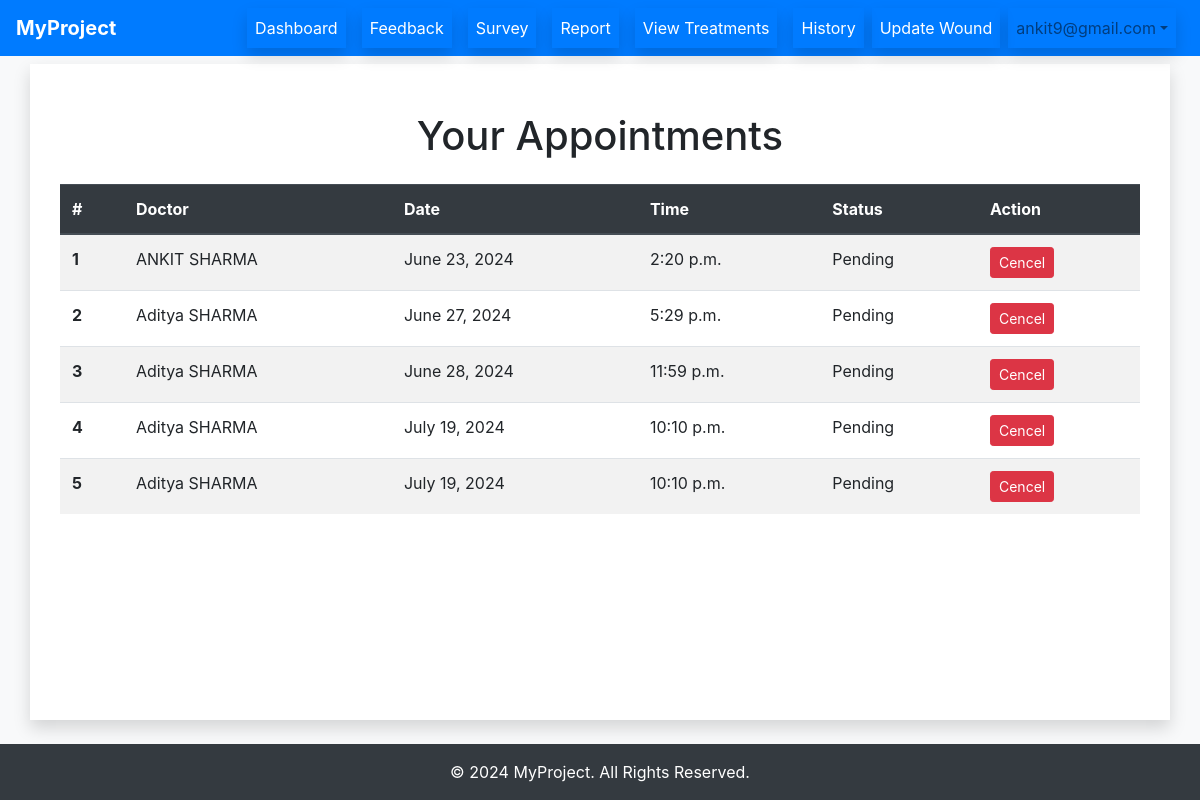
The app's page /Viewappointment/ (signed in) with its own data.
### main/models.py (models this page shows, shortened)
class Appointment(models.Model):
    patient = models.ForeignKey(Patient, on_delete=models.CASCADE)
    doctor = models.ForeignKey(Doctor, on_delete=models.CASCADE)
    status = models.ForeignKey(Status, on_delete=models.CASCADE,default=1)
    date = models.DateField(null=True, blank=True)
    time = models.TimeField(null=True, blank=True)

class Doctor(models.Model):
    user = models.OneToOneField(User, on_delete=models.CASCADE)
    name = models.CharField(max_length=100)
    phone = models.CharField(max_length=15)
    age = models.IntegerField()
    department = models.CharField(max_length=100, null=True, blank=True)
    qualification = models.CharField(max_length=100, null=True, blank=True)
    specialty = models.CharField(max_length=100, null=True, blank=True)
    profile_pic = models.ImageField(upload_to='profile_pic/Doctor/', null=True, blank=True)

class Status(models.Model):
    name = models.CharField(max_length=100)
    def __str__(self):
        return self.name

### main/decorators.py (the view)
    @login_required(login_url='/login/')
    def _wrapped_view(request, *args, **kwargs):
        try:
            request.user.patient
        except Patient.DoesNotExist:
            auth_logout(request)
            return HttpResponseRedirect(reverse('login'))
        return view_func(request, *args, **kwargs)

### main/views.py (called while the page is built)
@patient_required
def viewappointments(request):
    user = request.user
    patient = Patient.objects.get(user=user)
    appointments = Appointment.objects.filter(patient=patient)
    return render(request, 'viewappointment.html', {'appointments': appointments})

### templates/viewappointment.html (shortened to what this page needs)
{% extends 'base.html' %}
{% block content %}
<div class="container mt-5">
    <h1 class="text-center">Your Appointments</h1>
    {% if appointments %}
        <table class="table table-striped mt-4">
            <thead class="thead-dark">
                <tr>
                    <th scope="col">#</th>
                    <th scope="col">Doctor</th>
                    <th scope="col">Date</th>
                    <th scope="col">Time</th>
                    <th scope="col">Status</th>
                    <th scope="col">Action</th>
                </tr>
            </thead>
            <tbody>
                {% for appointment in appointments %}
                    <tr>
                        <th scope="row">{{ forloop.counter }}</th>
                        <td>{{ appointment.doctor.name }}</td>
                        <td>{{ appointment.date }}</td>
                        <td>{{ appointment.time }}</td>
                        <td>{{ appointment.status }}</td>
                        <td><a class="btn btn-sm btn-danger" href="{% url "deleteappointment" appointment.id %}">Cencel</a></td>
                    </tr>
                {% endfor %}
            </tbody>
        </table>
    {% else %}
        <p class="text-center">You have no appointments.</p>
    {% endif %}
</div>
{% endblock %}

### templates/base.html (style rules this page uses)
html, body { height: 100%; margin: 0; }

### records on screen
Appointment: doctor.name "ANKIT SHARMA", date "June 23, 2024", time "2:20 p.m.", status "Pending"
Appointment: doctor.name "Aditya SHARMA", date "June 27, 2024", time "5:29 p.m.", status "Pending"
Appointment: doctor.name "Aditya SHARMA", date "June 28, 2024", time "11:59 p.m.", status "Pending"
Appointment: doctor.name "Aditya SHARMA", date "July 19, 2024", time "10:10 p.m.", status "Pending"
Appointment: doctor.name "Aditya SHARMA", date "July 19, 2024", time "10:10 p.m.", status "Pending"

### other values on screen
{{ request.session.name }} "ankit9@gmail.com"
